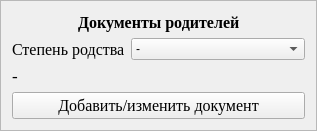
        <widget class="QFrame" name="frame_4">
         <property name="frameShape">
          <enum>QFrame::StyledPanel</enum>
         </property>
         <property name="frameShadow">
          <enum>QFrame::Raised</enum>
         </property>
         <layout class="QVBoxLayout" name="verticalLayout_4" stretch="0,0,3,0">
          <item>
           <layout class="QHBoxLayout" name="horizontalLayout_8">
            <item>
             <spacer name="horizontalSpacer_7">
              <property name="orientation">
               <enum>Qt::Horizontal</enum>
              </property>
              <property name="sizeHint" stdset="0">
               <size>
                <width>40</width>
                <height>20</height>
               </size>
              </property>
             </spacer>
            </item>
            <item>
             <widget class="QLabel" name="label_8">
              <property name="font">
               <font>
                <family>Times New Roman</family>
                <pointsize>12</pointsize>
                <bold>true</bold>
               </font>
              </property>
              <property name="text">
               <string>Документы родителей</string>
              </property>
             </widget>
            </item>
            <item>
             <spacer name="horizontalSpacer_8">
              <property name="orientation">
               <enum>Qt::Horizontal</enum>
              </property>
              <property name="sizeHint" stdset="0">
               <size>
                <width>40</width>
                <height>20</height>
               </size>
              </property>
             </spacer>
            </item>
           </layout>
          </item>
          <item>
           <layout class="QHBoxLayout" name="horizontalLayout_4">
            <item>
             <widget class="QLabel" name="label_20">
              <property name="font">
               <font>
                <family>Times New Roman</family>
                <pointsize>12</pointsize>
                <bold>false</bold>
               </font>
              </property>
              <property name="text">
               <string>Степень родства</string>
              </property>
             </widget>
            </item>
            <item>
             <widget class="QComboBox" name="comboBox_ParentStatusName">
              <item>
               <property name="text">
                <string>-</string>
               </property>
              </item>
              <item>
               <property name="text">
                <string>отец</string>
               </property>
              </item>
              <item>
               <property name="text">
                <string>мать</string>
               </property>
              </item>
              <item>
               <property name="text">
                <string>законный представитель</string>
               </property>
              </item>
             </widget>
            </item>
           </layout>
          </item>
          <item>
           <widget class="QLabel" name="label_ParentDocumentData">
            <property name="font">
             <font>
              <family>Times New Roman</family>
              <pointsize>13</pointsize>
              <bold>false</bold>
             </font>
            </property>
            <property name="text">
             <string>-</string>
            </property>
            <property name="wordWrap">
             <bool>true</bool>
            </property>
           </widget>
          </item>
          <item>
           <widget class="QPushButton" name="pushButton_AddParentDocument">
            <property name="font">
             <font>
              <family>Times New Roman</family>
              <pointsize>12</pointsize>
              <bold>false</bold>
             </font>
            </property>
            <property name="text">
             <string>Добавить/изменить документ</string>
            </property>
           </widget>
          </item>
         </layout>
        </widget>
